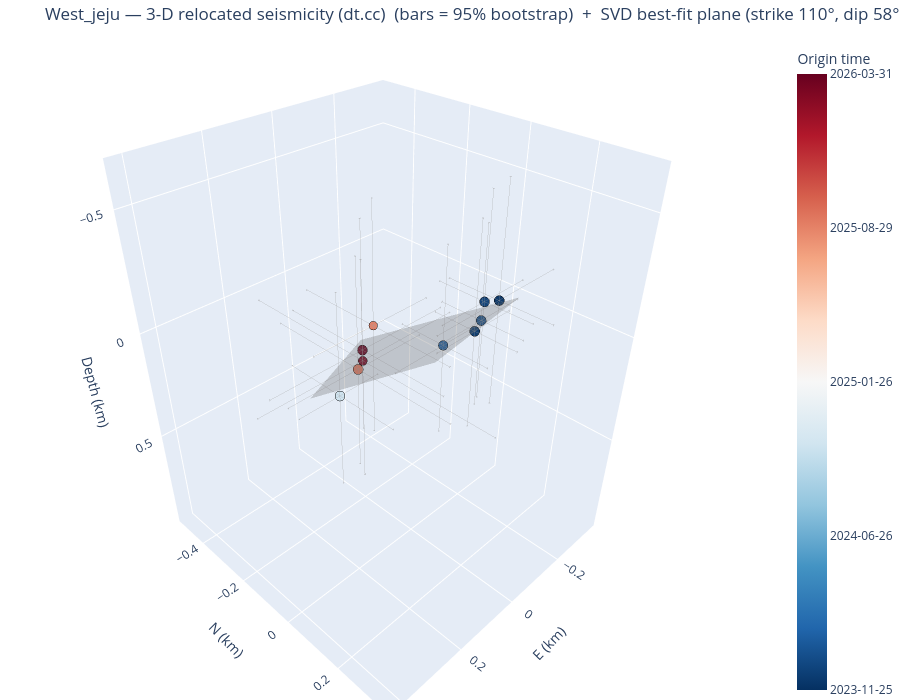

Write notebook code for a chart like this one.
### Markdown cell above
## 6. Seismicity in 3-D (interactive)

`plot_3d_plane` returns an **interactive plotly** 3-D view of the dt.cc hypocentres (relative E–N–depth km,
coloured by origin time, sized by magnitude) with the SVD best-fit fault plane overlaid as a translucent
patch — rotate/zoom to judge planarity and dip. (Interactivity is live in a running notebook; committed
notebooks are output-stripped, and a static export needs the optional `kaleido` package.)

### Code cell
fig3d = viz.plot_3d_plane(cfg, VELMODEL, frame_from=FRAME_FROM, mech_select=MECH_SELECT)
try:                                  # optional static export (needs kaleido); harmless if absent
    fig3d.write_image(f"/tmp/{CLUSTER}_3d.png", scale=2)
except Exception as _e:
    print("(static export skipped — install kaleido for a PNG; the figure is interactive in a live notebook)")
fig3d                                 # <- interactive in JupyterLab: drag to rotate, scroll to zoom

### Figure 1 — Plotly figure (JSON) as saved in the notebook; plotly's stock layout.template omitted (floating-point values rounded to 4 significant figures)
{"data": [{"error_x": {"array": [0.2123, 0.1269, 0.1463, 0.1372, 0.1523, 0.1436, 0.188, 0.2036, 0.3085, 0.2833], "color": "rgba(80,80,80,0.5)", "thickness": 0.8, "type": "data", "width": 2}, "error_y": {"array": [0.1632, 0.1302, 0.1495, 0.1306, 0.1372, 0.2198, 0.2661, 0.3006, 0.4293, 0.2844], "color": "rgba(80,80,80,0.5)", "thickness": 0.8, "type": "data", "width": 2}, "error_z": {"array": [0.4663, 0.4348, 0.4346, 0.3841, 0.3912, 0.5066, 0.5143, 0.4488, 0.5676, 0.385], "color": "rgba(80,80,80,0.5)", "thickness": 0.8, "type": "data", "width": 2}, "marker": {"color": [19690.0, 19700.0, 19710.0, 19730.0, 19760.0, 20020.0, 20340.0, 20340.0, 20530.0, 20540.0], "colorbar": {"ticktext": ["2023-11-25", "2024-06-26", "2025-01-26", "2025-08-29", "2026-03-31"], "tickvals": [19690.0, 19900.0, 20110.0, 20330.0, 20540.0], "title": {"text": "Origin time"}}, "colorscale": [[0, "rgb(5,48,97)"], [0.1, "rgb(33,102,172)"], [0.2, "rgb(67,147,195)"], [0.3, "rgb(146,197,222)"], [0.4, "rgb(209,229,240)"], [0.5, "rgb(247,247,247)"], [0.6, "rgb(253,219,199)"], [0.7, "rgb(244,165,130)"], [0.8, "rgb(214,96,77)"], [0.9, "rgb(178,24,43)"], [1, "rgb(103,0,31)"]], "line": {"color": "black", "width": 0.5}, "opacity": 0.95, "size": [11.6, 11.6, 11.6, 11.6, 11.2, 11.6, 10.0, 11.6, 10.4, 11.6]}, "mode": "markers", "name": "Hypocentres", "text": ["200001  M1.9", "200002  M1.9", "200003  M1.9", "200004  M1.9", "200005  M1.8", "200006  M1.9", "200007  M1.5", "200008  M1.9", "200009  M1.6", "200010  M1.9"], "type": "scatter3d", "x": [-0.1401, -0.05739, -0.126, -0.101, 0.02071, 0.02921, 0.03191, 0.1635, 0.1111, 0.06801], "y": [0.1377, 0.1374, 0.1045, 0.1191, 0.1104, -0.2678, -0.1204, -0.02771, -0.07121, -0.1219], "z": [-0.1651, -0.0924, -0.1492, -0.0957, -0.0712, 0.4385, -0.0121, 0.02, 0.0538, 0.0734]}, {"color": "gray", "hoverinfo": "name", "i": [0, 0], "j": [1, 3], "k": [3, 2], "name": "SVD best-fit plane 110/58", "opacity": 0.3, "showscale": false, "type": "mesh3d", "x": [-0.2945, -0.1504, 0.07804, 0.2222], "y": [-0.2058, 0.1892, -0.3417, 0.05324], "z": [0.47, -0.2015, 0.47, -0.2015]}], "layout": {"height": 700, "margin": {"b": 0, "l": 0, "r": 0, "t": 40}, "scene": {"aspectmode": "data", "xaxis": {"title": {"text": "E (km)"}}, "yaxis": {"title": {"text": "N (km)"}}, "zaxis": {"autorange": "reversed", "title": {"text": "Depth (km)"}}}, "title": {"text": "West_jeju — 3-D relocated seismicity (dt.cc)  (bars = 95% bootstrap)  +  SVD best-fit plane (strike 110°, dip 58°)"}}}
